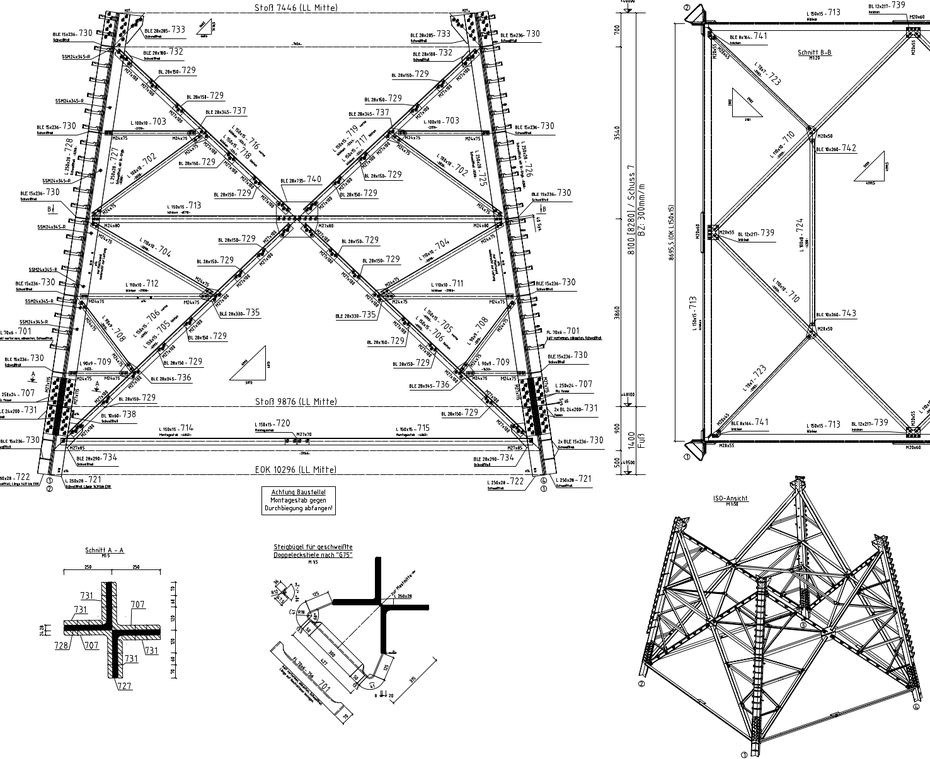
#> input picture Resource/Sample.png, 930 x 759 px, shrunk from 1476 x 1205 before the run
$ python -i annotation_clean.py   (imports and definitions only)
#> lines starting #> are read from the running program, lines starting #| are printed output that depends on the picture; after the words box and inside, x2 and y2 are one past the last pixel; in counts of white or black regions, pixels touching at a corner belong together
"""Mask annotations (text, coarse hatch, thin rulings) before skeleton vectorization."""

from __future__ import annotations

from typing import Sequence

import cv2
import numpy as np

from drawing_to_dxf.ocr_extract import TextBox


# [99 lines left out: functions _inflate_box, apply_text_masks, apply_text_masks_interior_only, not called in this run]


def suppress_hatches_and_dimensions(
    binary_ink_white: np.ndarray,
    *,
    max_horizontal_frac: float = 0.05,
    max_horizontal_kernel_px: int = 101,
    vertical_open_k: tuple[int, int] = (1, 5),
    diag_close_k: int = 3,
    strength: float = 1.0,
) -> np.ndarray:
    """
    Operates on BINARY INV image used by OCR-style workflows: strokes = 255, background = 0.

    - Opening with a horizontal SE removes predominantly horizontal thin rulings often used
      for dimensions and coarse hatch scaffolding.
    - Light diagonal-ish closing helps reconnect fragmented real geometry after opening.

    ``strength`` in (0, 1] scales horizontal kernel width (engineering layouts: use ~0.35–0.5).
    ``strength`` <= 0 skips horizontal opening (still applies light closing).
    """
    if binary_ink_white.ndim != 2:
        raise ValueError("single-channel binary expected")

    w = int(binary_ink_white.shape[1])
    if strength <= 0:
        kd0 = max(3, diag_close_k | 1)
        cross0 = cv2.getStructuringElement(cv2.MORPH_CROSS, (kd0, kd0))
        return cv2.morphologyEx(binary_ink_white, cv2.MORPH_CLOSE, cross0, iterations=1)

    eff = max(0.002, min(0.12, float(max_horizontal_frac) * float(strength)))
    hh = max(5, min(int(round(w * eff)) | 1, max_horizontal_kernel_px))
    horiz = cv2.getStructuringElement(cv2.MORPH_RECT, (hh, vertical_open_k[1]))
    opened = cv2.morphologyEx(binary_ink_white, cv2.MORPH_OPEN, horiz, iterations=1)

    kd = max(3, diag_close_k | 1)
    cross = cv2.getStructuringElement(cv2.MORPH_CROSS, (kd, kd))
    cleaned = cv2.morphologyEx(opened, cv2.MORPH_CLOSE, cross, iterations=1)
    return cleaned


def inks_mask_from_gray(
    gray: np.ndarray,
    *,
    thresh_block: int = 31,
    thresh_c: int = 7,
    suppress_ruling_lines: bool = True,
    ruling_suppress_strength: float = 1.0,
) -> np.ndarray:
    """
    Robust ink mask (foreground = 255) for technical drawings — adaptive threshold on inverted sense.

    ``suppress_ruling_lines=False`` skips horizontal dimension/hatch suppression (safer for thin
    geometry when combined with skeleton tracing).

    ``ruling_suppress_strength`` scales horizontal ruling removal (use <1 for engineering_layout).
    """
    if gray.ndim != 2:
        raise ValueError("grayscale expected")
    gb = cv2.GaussianBlur(gray, (5, 5), 0)
    bw = cv2.adaptiveThreshold(
        gb,
        255,
        cv2.ADAPTIVE_THRESH_GAUSSIAN_C,
        cv2.THRESH_BINARY_INV,
        max(7, thresh_block | 1),
        thresh_c,
    )
    if suppress_ruling_lines:
        bw = suppress_hatches_and_dimensions(bw, strength=float(ruling_suppress_strength))
    return bw


def geometry_split_ink_mask(gray: np.ndarray, *, thresh_block: int = 31, thresh_c: int = 7) -> np.ndarray:
    """Foreground ink for panel splitting: adaptive threshold only (no horizontal opening)."""
    return inks_mask_from_gray(gray, thresh_block=thresh_block, thresh_c=thresh_c, suppress_ruling_lines=False)

>>> import cv2
>>> picture = cv2.imread('../../Resource/Sample.png', cv2.IMREAD_GRAYSCALE)
#> picture: shape (759, 930); min 0, max 255, mean 232.7
>>> result = inks_mask_from_gray(picture)
#> in inks_mask_from_gray, `bw = cv2.adaptiveThreshold( gb, 255, cv2.ADAPTIVE_THRESH_GAUSSIAN_C, c..`:
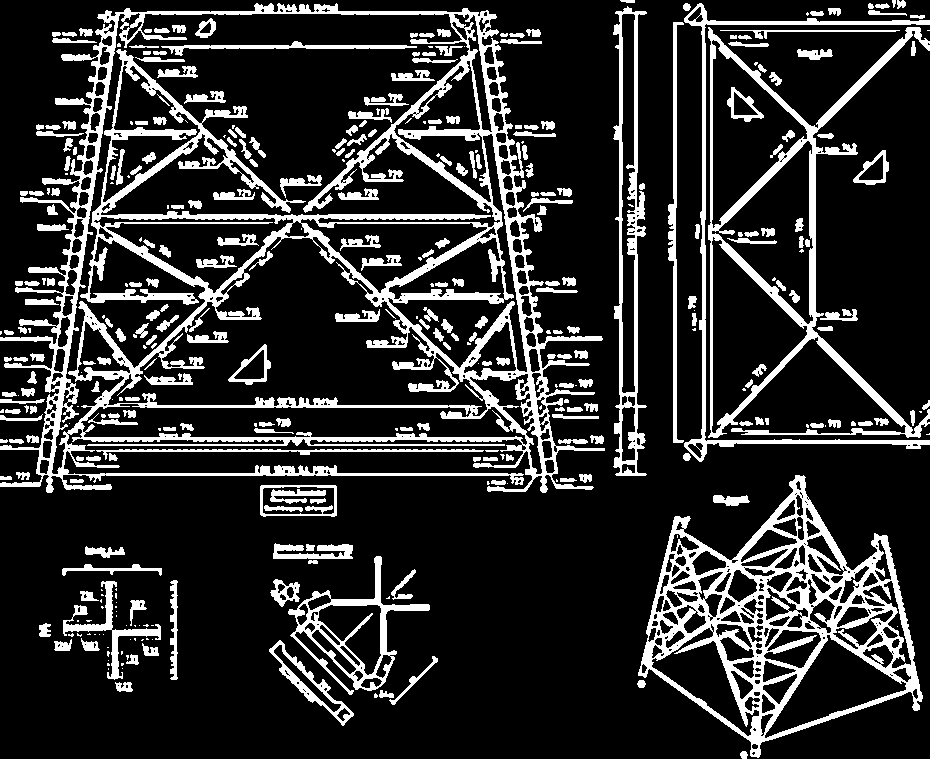
#> bw: shape (759, 930); 18% white; 380 white regions (111 under 20 px), largest, box (x1, y1, x2, y2) and area: (0, 3, 605, 493) 50634, (638, 475, 923, 758) 20160, (708, 27, 930, 438) 9684
#> in suppress_hatches_and_dimensions, `opened = cv2.morphologyEx(binary_ink_white, cv2.MORPH_OPEN, horiz, ite..`:
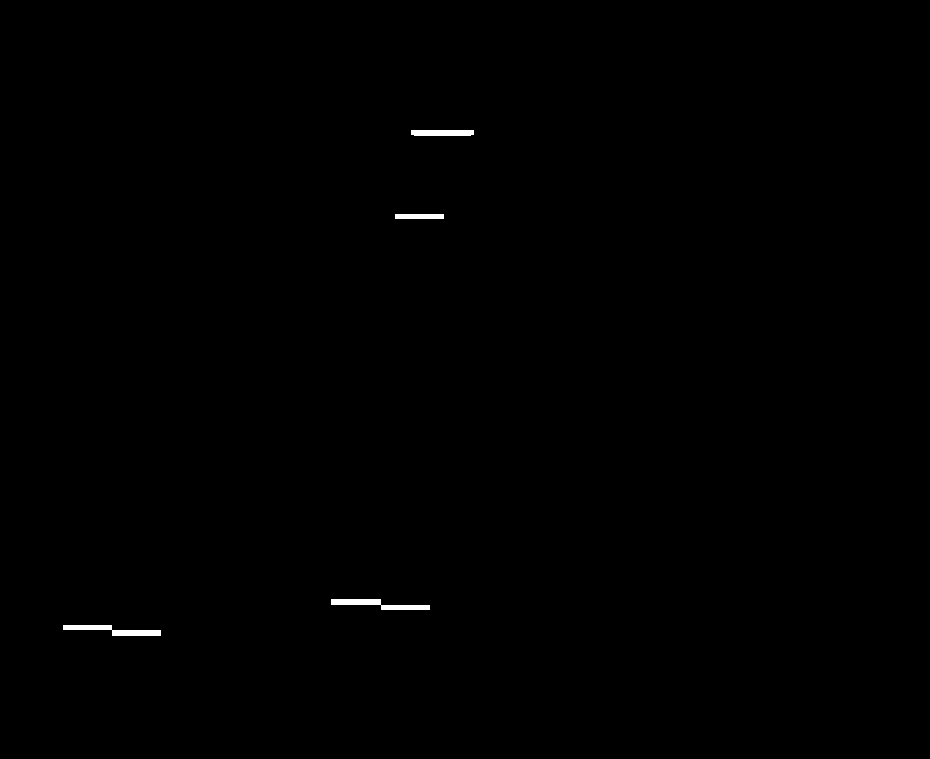
#> opened: shape (759, 930); 0.24% white; 4 white regions, box (x1, y1, x2, y2) and area: (331, 599, 430, 610) 545, (63, 625, 161, 636) 539, (411, 130, 474, 136) 372, (395, 214, 444, 219) 245
#> in suppress_hatches_and_dimensions, `cleaned = cv2.morphologyEx(opened, cv2.MORPH_CLOSE, cross, iterations=1)`: cleaned: shape (759, 930); 0.24% white; 4 white regions, box (x1, y1, x2, y2) and area: (331, 599, 430, 610) 547, (63, 625, 161, 636) 541, (411, 130, 474, 136) 372, (395, 214, 444, 219) 245
